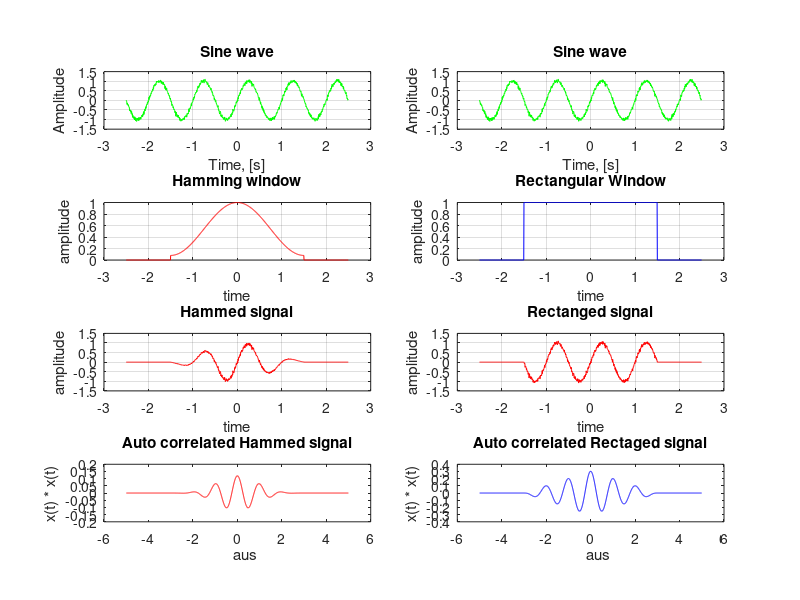

This figure's MATLAB source:
clear all;
clc;
close all;
% ------------------------------------------
% STEP 1: Generating the sine wave with noise 
% ------------------------------------------

f1 = 1;
N  = 1000; % Number of Samples
Fs = 200; % Sampling Frequency in Hz % Sampling Time(Ts) = 1/Fs = 1/200 = 0.004 sec
t = ((-N/2):(N/2)-1)/Fs; % Time axis from -2.5 sec to 2.495  sec
y = sin(2*pi*f1*t); % generates the sine wave

noise = 0.05.*(randn(size(y)));

% Adding noise to the signal
y = y + noise;

figure1=figure('Position', [200, 200, 2024, 2200]); % to have a bigger plot on

subplot(4,2,1); % to generate a plot for 8 graphs
plot(t, y, 'g');
title("Sine wave");
xlabel("Time, [s]");
ylabel("Amplitude");
grid;

subplot(4,2,2);
plot(t, y, 'g');
title("Sine wave");
xlabel("Time, [s]");
ylabel("Amplitude");
grid;

% ------------------------------
% STEP 2: Generating the windows
% ------------------------------

% IMPORTANT!!
% In this case we are taking window length smaller than signal length, 
% This is to display the edges of the rectangular window and the hamming window.
% You should always match the length of the windows
% an = a + (n-1)*d
% zero padding , window length, zero padding
% [zeros(1, 200) hamming(601)'  zeros(1, 199)]  [-2.5 to -1.505, -1.5 to 1.5, 1.505 to 2.495] 
% we can simplify the length by:
% or zeros(1, 200) hamming(600)'  zeros(1, 200) [-2.5 to -1.505, -1.5 to 1.495, 1.5 to 2.495] 
% rectwin(windowLength*Fs + 1) including = 1.5

% Please note it is not dynamic it has been carefully choosen
% according to the window position
windowLength = 3; % ( 3 seconds ), shown the exampe of 4 seconds in the tutorial!!

rectWindow = [zeros(1, 1*Fs) rectwin(windowLength*Fs)'  zeros(1, 1*Fs)];  % Rectangular Window
hammingWindow = [zeros(1, 1*Fs) hamming(windowLength*Fs)'  zeros(1, 1*Fs)]; % Hamming Window

% Hamming window plot
subplot(4,2,3);
plot(t, hammingWindow, 'r');
title("Hamming window");
xlabel("time");
ylabel("amplitude");
grid;

% Rectangular window plot
subplot(4,2,4);
plot(t, rectWindow, 'b');
title("Rectangular Window");
xlabel("time");
ylabel("amplitude");
grid;

% ------------------------------------------------------------
% STEP 3: Applying the windows on the respective sine wave
% ------------------------------------------------------------


hammedSignal = y.*hammingWindow; % using hamming window on sinosodal signal
subplot(4,2,5);
plot(t, hammedSignal, 'r');
title("Hammed signal");
xlabel("time");
ylabel("amplitude");
grid;


rectSignal = y.*rectWindow; % using rectangular window on sinosodal signal
subplot(4,2,6);
plot(t, rectSignal, 'r');
title("Rectanged signal");
xlabel("time");
ylabel("amplitude");
grid;

% ------------------------------------------------------------
% STEP 4: Finding the autocorrelation of the windowed signal
% ------------------------------------------------------------

% IMPORTANT CONCEPT:
% To normalise the y axis we are passing the 'biased' as one of the
% argument
[correlationOfHammedSignal, hammedLags] = xcorr(hammedSignal, 'biased');
[correlationOfRectSignal, rectLags] = xcorr(rectSignal, 'biased');

% IMPORTANT CONCEPT:
% to normalise the tau we have to multiply by 1/Fs 
tauH = hammedLags*1/Fs;
tausR = rectLags*1/Fs;

% correlated hammed signal plotting
subplot(4,2,7);
plot(tauH, correlationOfHammedSignal, 'r');
title("Auto correlated Hammed signal");
xlabel("\taus");
ylabel("x(t) * x(t)");

% correlated rectanged signal plotting
subplot(4,2,8);
plot(tausR, correlationOfRectSignal, 'b');
title("Auto correlated Rectaged signal");
xlabel("\taus");
ylabel("x(t) * x(t)");